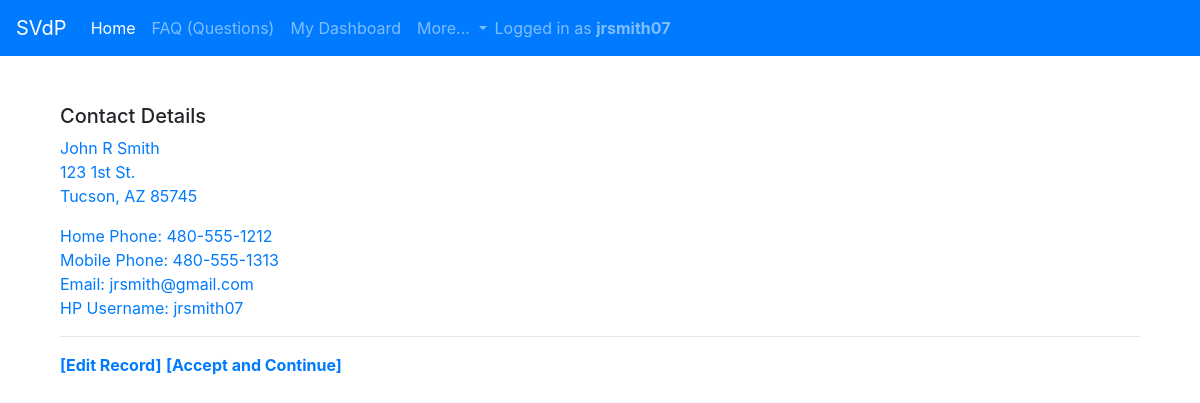
Page /home/contact_detail/2/ (signed in) on the committed database.
### home/models.py (models this page shows, shortened)
class Contact(models.Model):
    username = models.OneToOneField(User, on_delete=models.CASCADE, unique = True, null = True)
    first_name = models.CharField(max_length=200)
    middle_initial = models.CharField(max_length=10, blank=True)
    last_name = models.CharField(max_length=200)
    address1 = models.CharField(max_length=200)
    address2 = models.CharField(max_length=200, blank=True)
    city = models.CharField(max_length=200)
    state = models.CharField(max_length=200, default = 'AZ')
    zipcode = models.CharField(max_length=200)
    mobile_phone = models.CharField(max_length=200)
    home_phone = models.CharField(max_length=200, blank=True)
    email = models.CharField(max_length=200)
    DOB = models.DateField()
    veteran = models.BooleanField()

### home/views.py (the view)
# urls.py: path('contact_detail/<pk>/', login_required(ContactModelDetail.as_view()), name='contact_detail'),
class ContactModelDetail(DetailView):
    model = Contact
    def get_queryset(self):
        return self.model.objects.filter(username=self.request.user)

### home/templates/home/contact_detail.html (shortened to what this page needs)
{% extends "base.html" %}
{% load static %}
{% block content %}
<div class="container">
<br><br>
<h5>Contact Details</h5>
    <p class="text-primary">
       {{ object.first_name }} {{ object.middle_initial }} {{ object.last_name }}<br>
       {{ object.address1 }}
       {{ object.address2 }}<br>
       {{ object.city}}, {{ object.state }} {{ object.zipcode }}<br>
    </p>
    <p class="text-primary">Home Phone: {{ object.home_phone }}<br>
       Mobile Phone: {{ object.mobile_phone }}<br>
       Email: {{ object.email }}<br>
       HP Username: {{ object.username }}
    </p>
<hr>
<a href="/home/contact_update/{{ object.id }}/"><b>[Edit Record]</b></a>
<a href="/home/startapp/"><b>[Accept and Continue]</b></a>
</div>
{% endblock %}

### templates/base.html (shortened to what this page needs)
<!DOCTYPE html>
<html>
  <head>
    <link rel="stylesheet" href="https://stackpath.bootstrapcdn.com/bootstrap/4.5.2/css/bootstrap.min.css">
  </head>
  <body>
    <nav class="navbar navbar-expand-lg navbar-dark bg-primary">
      <a class="navbar-brand" href="#">SVdP</a>
      <div class="collapse navbar-collapse" id="navbarNavDropdown">
        <ul class="navbar-nav">
          <li class="nav-item active">
            <a class="nav-link" href="/home">Home <span class="sr-only">(current)</span></a>
          </li>
          <li class="nav-item">
            <a class="nav-link" href="/home/hpapp_faq">FAQ (Questions)</a>
          </li>
          {% if user.is_authenticated %}
              <li class="nav-item">
                <a class="nav-link" href="{% url 'home:dashboard' %}">My Dashboard</a>
              </li>
          {% endif %}
          <li class="nav-item dropdown">
            <a class="nav-link dropdown-toggle" href="#" id="navbarDropdownMenuLink" role="button" data-toggle="dropdown" aria-haspopup="true" aria-expanded="false">
              More...
            </a>
          </li>
        </ul>
        {% if user.is_authenticated %}
        <span class="navbar-text">
          Logged in as <b>{{ user.username }}</b>
        </span>
        {% endif %}
      </div>
    </nav>
    {% block body %}
    <div class="container">
      {% block content %}
      {% endblock %}
      {% endblock %}
   </div>
  </body>
</html>

### rows in the picture
Contact: first_name "John", middle_initial "R", last_name "Smith", address1 "123 1st St.", city "Tucson", state "AZ", zipcode "85745", home_phone "480-555-1212", mobile_phone "480-555-1313", email "jrsmith@gmail.com", username "jrsmith07"

### other values in the picture
{{ user.username }} "jrsmith07"
